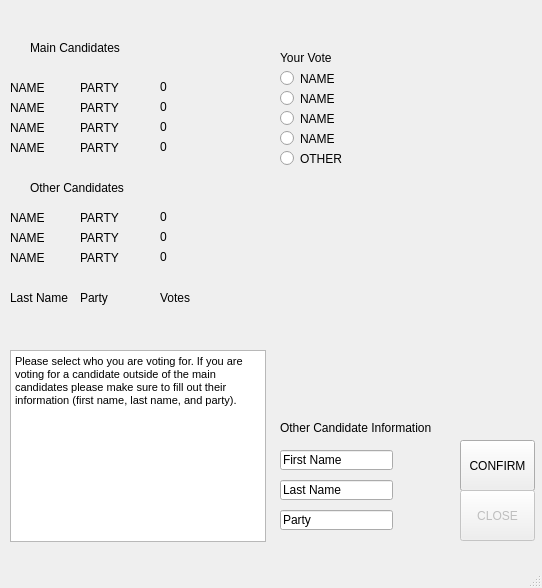
<?xml version="1.0" encoding="UTF-8"?>
<ui version="4.0">
 <class>VotingMenu</class>
 <widget class="QMainWindow" name="VotingMenu">
  <property name="geometry">
   <rect>
    <x>0</x>
    <y>0</y>
    <width>542</width>
    <height>588</height>
   </rect>
  </property>
  <property name="minimumSize">
   <size>
    <width>542</width>
    <height>588</height>
   </size>
  </property>
  <property name="maximumSize">
   <size>
    <width>542</width>
    <height>588</height>
   </size>
  </property>
  <property name="windowTitle">
   <string>MainWindow</string>
  </property>
  <widget class="QWidget" name="centralwidget">
   <widget class="QRadioButton" name="Vote_1">
    <property name="geometry">
     <rect>
      <x>280</x>
      <y>70</y>
      <width>82</width>
      <height>17</height>
     </rect>
    </property>
    <property name="text">
     <string>NAME</string>
    </property>
   </widget>
   <widget class="QRadioButton" name="Vote_2">
    <property name="geometry">
     <rect>
      <x>280</x>
      <y>90</y>
      <width>82</width>
      <height>17</height>
     </rect>
    </property>
    <property name="text">
     <string>NAME</string>
    </property>
   </widget>
   <widget class="QRadioButton" name="Vote_3">
    <property name="geometry">
     <rect>
      <x>280</x>
      <y>110</y>
      <width>82</width>
      <height>17</height>
     </rect>
    </property>
    <property name="text">
     <string>NAME</string>
    </property>
   </widget>
   <widget class="QRadioButton" name="Vote_4">
    <property name="geometry">
     <rect>
      <x>280</x>
      <y>130</y>
      <width>82</width>
      <height>17</height>
     </rect>
    </property>
    <property name="text">
     <string>NAME</string>
    </property>
   </widget>
   <widget class="QRadioButton" name="Vote_Other">
    <property name="geometry">
     <rect>
      <x>280</x>
      <y>150</y>
      <width>82</width>
      <height>17</height>
     </rect>
    </property>
    <property name="text">
     <string>OTHER</string>
    </property>
   </widget>
   <widget class="QLabel" name="Main_name_1">
    <property name="geometry">
     <rect>
      <x>10</x>
      <y>80</y>
      <width>71</width>
      <height>16</height>
     </rect>
    </property>
    <property name="text">
     <string>NAME</string>
    </property>
   </widget>
   <widget class="QLabel" name="Main_name_2">
    <property name="geometry">
     <rect>
      <x>10</x>
      <y>100</y>
      <width>71</width>
      <height>16</height>
     </rect>
    </property>
    <property name="text">
     <string>NAME</string>
    </property>
   </widget>
   <widget class="QLabel" name="Main_name_3">
    <property name="geometry">
     <rect>
      <x>10</x>
      <y>120</y>
      <width>71</width>
      <height>16</height>
     </rect>
    </property>
    <property name="text">
     <string>NAME</string>
    </property>
   </widget>
   <widget class="QLabel" name="Main_name_4">
    <property name="geometry">
     <rect>
      <x>10</x>
      <y>140</y>
      <width>71</width>
      <height>16</height>
     </rect>
    </property>
    <property name="text">
     <string>NAME</string>
    </property>
   </widget>
   <widget class="QLabel" name="Other_name_1">
    <property name="geometry">
     <rect>
      <x>10</x>
      <y>210</y>
      <width>81</width>
      <height>16</height>
     </rect>
    </property>
    <property name="text">
     <string>NAME</string>
    </property>
   </widget>
   <widget class="QLabel" name="Other_name_2">
    <property name="geometry">
     <rect>
      <x>10</x>
      <y>230</y>
      <width>81</width>
      <height>16</height>
     </rect>
    </property>
    <property name="text">
     <string>NAME</string>
    </property>
   </widget>
   <widget class="QLabel" name="Other_name_3">
    <property name="geometry">
     <rect>
      <x>10</x>
      <y>250</y>
      <width>91</width>
      <height>16</height>
     </rect>
    </property>
    <property name="text">
     <string>NAME</string>
    </property>
   </widget>
   <widget class="QLabel" name="Main_party_1">
    <property name="geometry">
     <rect>
      <x>80</x>
      <y>80</y>
      <width>81</width>
      <height>16</height>
     </rect>
    </property>
    <property name="text">
     <string>PARTY</string>
    </property>
   </widget>
   <widget class="QLabel" name="Main_party_2">
    <property name="geometry">
     <rect>
      <x>80</x>
      <y>100</y>
      <width>81</width>
      <height>16</height>
     </rect>
    </property>
    <property name="text">
     <string>PARTY</string>
    </property>
   </widget>
   <widget class="QLabel" name="Main_party_3">
    <property name="geometry">
     <rect>
      <x>80</x>
      <y>120</y>
      <width>81</width>
      <height>16</height>
     </rect>
    </property>
    <property name="text">
     <string>PARTY</string>
    </property>
   </widget>
   <widget class="QLabel" name="Main_party_4">
    <property name="geometry">
     <rect>
      <x>80</x>
      <y>140</y>
      <width>81</width>
      <height>16</height>
     </rect>
    </property>
    <property name="text">
     <string>PARTY</string>
    </property>
   </widget>
   <widget class="QLabel" name="Other_party_1">
    <property name="geometry">
     <rect>
      <x>80</x>
      <y>210</y>
      <width>81</width>
      <height>16</height>
     </rect>
    </property>
    <property name="text">
     <string>PARTY</string>
    </property>
   </widget>
   <widget class="QLabel" name="Other_party_2">
    <property name="geometry">
     <rect>
      <x>80</x>
      <y>230</y>
      <width>81</width>
      <height>16</height>
     </rect>
    </property>
    <property name="text">
     <string>PARTY</string>
    </property>
   </widget>
   <widget class="QLabel" name="Other_party_3">
    <property name="geometry">
     <rect>
      <x>80</x>
      <y>250</y>
      <width>81</width>
      <height>16</height>
     </rect>
    </property>
    <property name="text">
     <string>PARTY</string>
    </property>
   </widget>
   <widget class="QLabel" name="Main_votes_1">
    <property name="geometry">
     <rect>
      <x>160</x>
      <y>80</y>
      <width>47</width>
      <height>13</height>
     </rect>
    </property>
    <property name="text">
     <string>0</string>
    </property>
   </widget>
   <widget class="QLabel" name="Main_votes_2">
    <property name="geometry">
     <rect>
      <x>160</x>
      <y>100</y>
      <width>47</width>
      <height>13</height>
     </rect>
    </property>
    <property name="text">
     <string>0</string>
    </property>
   </widget>
   <widget class="QLabel" name="Main_votes_3">
    <property name="geometry">
     <rect>
      <x>160</x>
      <y>120</y>
      <width>47</width>
      <height>13</height>
     </rect>
    </property>
    <property name="text">
     <string>0</string>
    </property>
   </widget>
   <widget class="QLabel" name="Main_votes_4">
    <property name="geometry">
     <rect>
      <x>160</x>
      <y>140</y>
      <width>47</width>
      <height>13</height>
     </rect>
    </property>
    <property name="text">
     <string>0</string>
    </property>
   </widget>
   <widget class="QLabel" name="Other_votes_1">
    <property name="geometry">
     <rect>
      <x>160</x>
      <y>210</y>
      <width>47</width>
      <height>13</height>
     </rect>
    </property>
    <property name="text">
     <string>0</string>
    </property>
   </widget>
   <widget class="QLabel" name="Other_votes_2">
    <property name="geometry">
     <rect>
      <x>160</x>
      <y>230</y>
      <width>47</width>
      <height>13</height>
     </rect>
    </property>
    <property name="text">
     <string>0</string>
    </property>
   </widget>
   <widget class="QLabel" name="Other_votes_3">
    <property name="geometry">
     <rect>
      <x>160</x>
      <y>250</y>
      <width>47</width>
      <height>13</height>
     </rect>
    </property>
    <property name="text">
     <string>0</string>
    </property>
   </widget>
   <widget class="QPushButton" name="Confirm_button">
    <property name="geometry">
     <rect>
      <x>460</x>
      <y>440</y>
      <width>75</width>
      <height>51</height>
     </rect>
    </property>
    <property name="text">
     <string>CONFIRM</string>
    </property>
   </widget>
   <widget class="QLineEdit" name="Other_first_name">
    <property name="geometry">
     <rect>
      <x>280</x>
      <y>450</y>
      <width>113</width>
      <height>20</height>
     </rect>
    </property>
    <property name="text">
     <string>First Name</string>
    </property>
   </widget>
   <widget class="QLineEdit" name="Other_last_name">
    <property name="geometry">
     <rect>
      <x>280</x>
      <y>480</y>
      <width>113</width>
      <height>20</height>
     </rect>
    </property>
    <property name="text">
     <string>Last Name</string>
    </property>
   </widget>
   <widget class="QLineEdit" name="Other_party">
    <property name="geometry">
     <rect>
      <x>280</x>
      <y>510</y>
      <width>113</width>
      <height>20</height>
     </rect>
    </property>
    <property name="text">
     <string>Party</string>
    </property>
   </widget>
   <widget class="QTextBrowser" name="Info_display">
    <property name="geometry">
     <rect>
      <x>10</x>
      <y>350</y>
      <width>256</width>
      <height>192</height>
     </rect>
    </property>
    <property name="html">
     <string>&lt;!DOCTYPE HTML PUBLIC &quot;-//W3C//DTD HTML 4.0//EN&quot; &quot;http://www.w3.org/TR/REC-html40/strict.dtd&quot;&gt;
&lt;html&gt;&lt;head&gt;&lt;meta name=&quot;qrichtext&quot; content=&quot;1&quot; /&gt;&lt;style type=&quot;text/css&quot;&gt;
p, li { white-space: pre-wrap; }
&lt;/style&gt;&lt;/head&gt;&lt;body style=&quot; font-family:'MS Shell Dlg 2'; font-size:8.25pt; font-weight:400; font-style:normal;&quot;&gt;
&lt;p style=&quot; margin-top:0px; margin-bottom:0px; margin-left:0px; margin-right:0px; -qt-block-indent:0; text-indent:0px;&quot;&gt;Please select who you are voting for. If you are voting for a candidate outside of the main candidates please make sure to fill out their information (first name, last name, and party).&lt;/p&gt;&lt;/body&gt;&lt;/html&gt;</string>
    </property>
   </widget>
   <widget class="QPushButton" name="Close_button">
    <property name="enabled">
     <bool>false</bool>
    </property>
    <property name="geometry">
     <rect>
      <x>460</x>
      <y>490</y>
      <width>75</width>
      <height>51</height>
     </rect>
    </property>
    <property name="text">
     <string>CLOSE</string>
    </property>
   </widget>
   <widget class="QLabel" name="Other_info">
    <property name="geometry">
     <rect>
      <x>280</x>
      <y>420</y>
      <width>211</width>
      <height>16</height>
     </rect>
    </property>
    <property name="text">
     <string>Other Candidate Information</string>
    </property>
   </widget>
   <widget class="QLabel" name="Main_label">
    <property name="geometry">
     <rect>
      <x>30</x>
      <y>40</y>
      <width>101</width>
      <height>16</height>
     </rect>
    </property>
    <property name="text">
     <string>Main Candidates</string>
    </property>
   </widget>
   <widget class="QLabel" name="Other_label">
    <property name="geometry">
     <rect>
      <x>30</x>
      <y>180</y>
      <width>101</width>
      <height>16</height>
     </rect>
    </property>
    <property name="text">
     <string>Other Candidates</string>
    </property>
   </widget>
   <widget class="QLabel" name="Info_label_1">
    <property name="geometry">
     <rect>
      <x>10</x>
      <y>290</y>
      <width>61</width>
      <height>16</height>
     </rect>
    </property>
    <property name="text">
     <string>Last Name</string>
    </property>
   </widget>
   <widget class="QLabel" name="Info_label_2">
    <property name="geometry">
     <rect>
      <x>80</x>
      <y>290</y>
      <width>61</width>
      <height>16</height>
     </rect>
    </property>
    <property name="text">
     <string>Party</string>
    </property>
   </widget>
   <widget class="QLabel" name="Info_label_3">
    <property name="geometry">
     <rect>
      <x>160</x>
      <y>290</y>
      <width>61</width>
      <height>16</height>
     </rect>
    </property>
    <property name="text">
     <string>Votes</string>
    </property>
   </widget>
   <widget class="QLabel" name="Vote_label">
    <property name="geometry">
     <rect>
      <x>280</x>
      <y>50</y>
      <width>61</width>
      <height>16</height>
     </rect>
    </property>
    <property name="text">
     <string>Your Vote</string>
    </property>
   </widget>
  </widget>
  <widget class="QMenuBar" name="menubar">
   <property name="geometry">
    <rect>
     <x>0</x>
     <y>0</y>
     <width>542</width>
     <height>21</height>
    </rect>
   </property>
  </widget>
  <widget class="QStatusBar" name="statusbar"/>
 </widget>
 <resources/>
 <connections/>
</ui>
